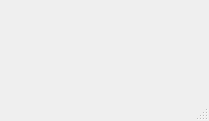
<?xml version="1.0" encoding="UTF-8"?>
<ui version="4.0">
 <class>MainWindow</class>
 <widget class="QMainWindow" name="MainWindow">
  <property name="geometry">
   <rect>
    <x>0</x>
    <y>0</y>
    <width>209</width>
    <height>121</height>
   </rect>
  </property>
  <property name="windowTitle">
   <string>Digital Clock</string>
  </property>
  <widget class="QWidget" name="centralwidget">
   <layout class="QVBoxLayout" name="verticalLayout">
    <item>
     <widget class="QLabel" name="date_time">
      <property name="styleSheet">
       <string notr="true">font: 700 14pt &quot;Fira Code&quot;;
font: 700 36pt &quot;Fira Sans&quot;;</string>
      </property>
      <property name="text">
       <string/>
      </property>
     </widget>
    </item>
   </layout>
  </widget>
  <widget class="QMenuBar" name="menubar">
   <property name="geometry">
    <rect>
     <x>0</x>
     <y>0</y>
     <width>209</width>
     <height>25</height>
    </rect>
   </property>
  </widget>
  <widget class="QStatusBar" name="statusbar"/>
 </widget>
 <resources/>
 <connections/>
</ui>
